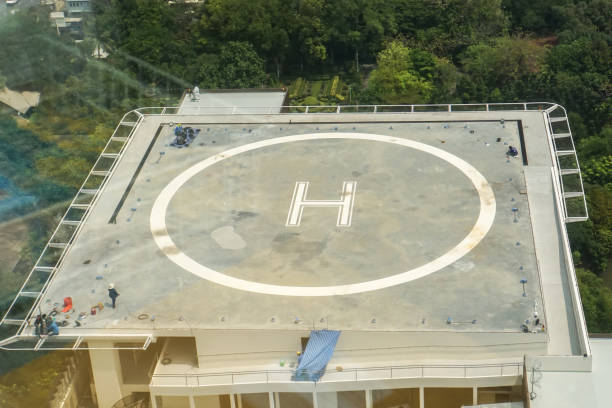
#> input picture Asset/heli.jpg, 612 x 408 px, found by its file name
$ python 10_1_Image_Closing.py
#> lines starting #> are read from the running program, lines starting #| are printed output that depends on the picture; after the words box and inside, x2 and y2 are one past the last pixel; in counts of white or black regions, pixels touching at a corner belong together
import cv2
import numpy as np
import matplotlib.pyplot as plt

# Load grayscale image
image = cv2.imread("Assetcode ./heli.jpg", 0)
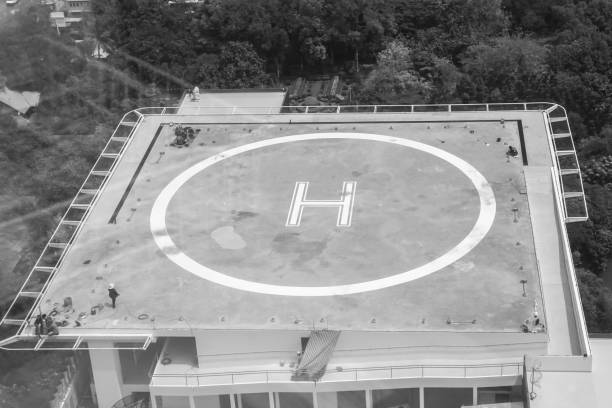
#> image: shape (408, 612); min 8, max 255, mean 138.1

# Apply binary threshold
ret, threshold = cv2.threshold(
    image, 127, 255, cv2.THRESH_BINARY
)
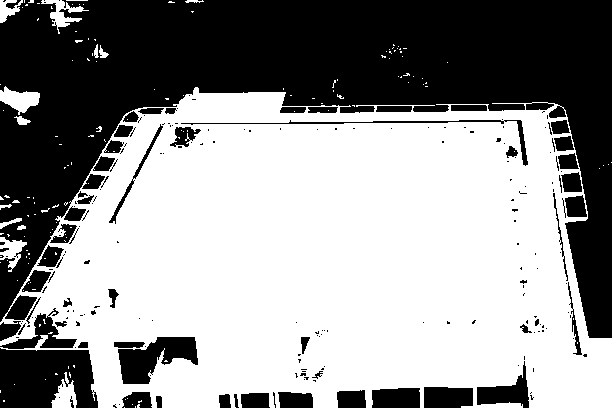
#> threshold: shape (408, 612); 58% white; 212 black regions (151 under 20 px), largest, box (x1, y1, x2, y2) and area: (0, 0, 612, 338) 83884, (0, 348, 98, 408) 4847, (118, 337, 198, 384) 2125

# Create kernel
kernel = np.ones((5, 5), np.uint8)

# Apply closing
closing = cv2.morphologyEx(
    threshold,
    cv2.MORPH_CLOSE,
    kernel,
    iterations=1
)
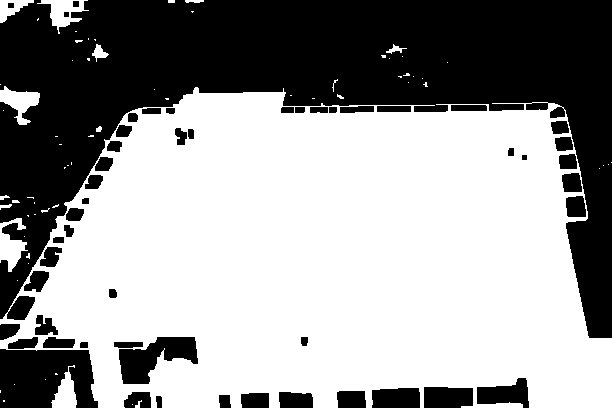
#> closing: shape (408, 612); 59.7% white; 52 black regions, largest, box (x1, y1, x2, y2) and area: (0, 0, 612, 338) 82920, (0, 349, 98, 408) 4761, (119, 337, 198, 384) 2070

# Display
plt.figure(figsize=(15, 5))

plt.subplot(1, 3, 1)
plt.imshow(image, cmap="gray")
plt.title("Original")

plt.subplot(1, 3, 2)
plt.imshow(threshold, cmap="gray")
plt.title("Threshold")

plt.subplot(1, 3, 3)
plt.imshow(closing, cmap="gray")
plt.title("Closing")

plt.show()
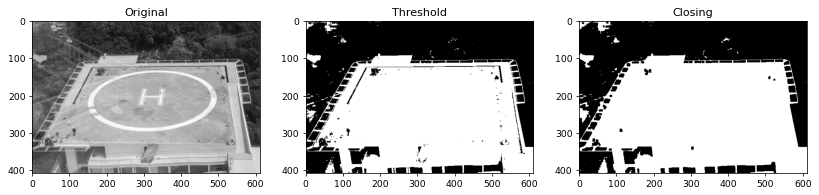
#> figure drawn by matplotlib, 3 panels

$ run again, with Asset/road.jpg copied over Asset/heli.jpg
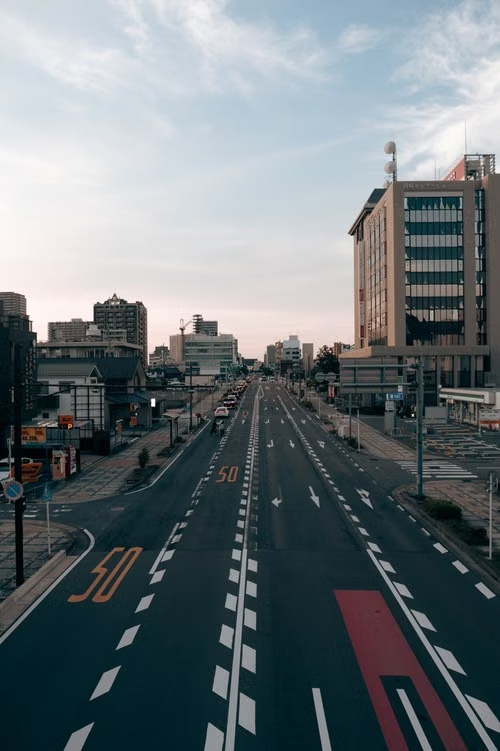
#> input picture Asset/road.jpg, 500 x 751 px, found by its file name
#> `ret, threshold = cv2.threshold( image, 127, 255, cv2.THRESH_BINARY )`:
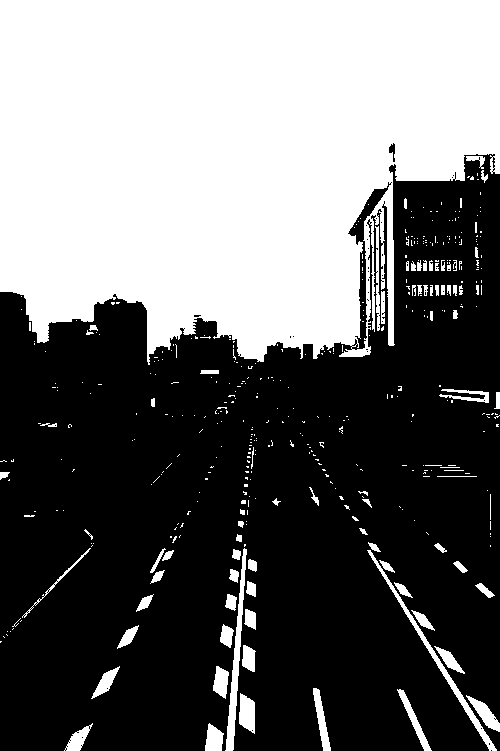
#> threshold: shape (751, 500); 42.2% white; 427 white regions (342 under 20 px), largest, box (x1, y1, x2, y2) and area: (0, 0, 500, 365) 146107, (225, 548, 247, 751) 1187, (367, 550, 497, 751) 1148
#> closing: shape (751, 500); 43.5% white; 172 white regions (117 under 20 px), largest, box (x1, y1, x2, y2) and area: (0, 0, 500, 365) 149207, (205, 544, 257, 751) 4228, (367, 542, 500, 751) 2699
#> `plt.show()`:
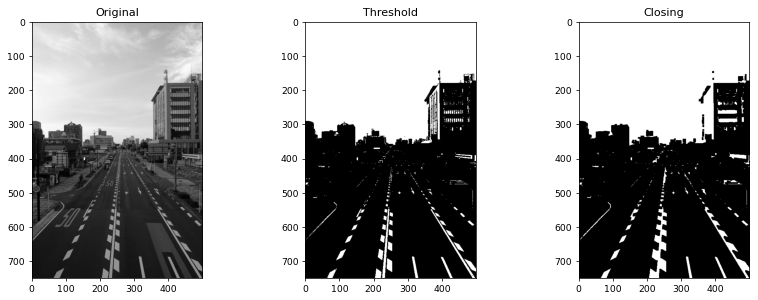
#> figure drawn by matplotlib, 3 panels
